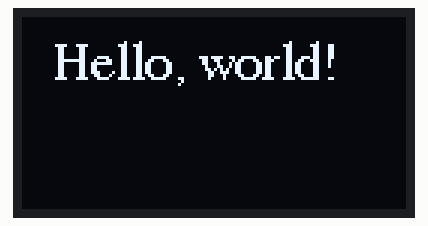
Simulated run of this sketch. Board: Arduino Uno, built with avr-gcc and run on an emulated ATmega328P. Parts: 128×64 one-colour display.

Above: at 2.1 s.
At 7.1 s:
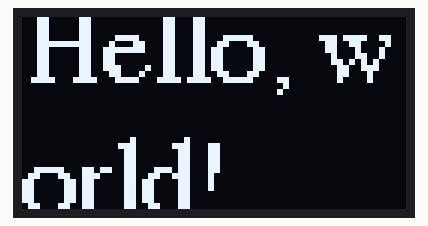
At 17.2 s:
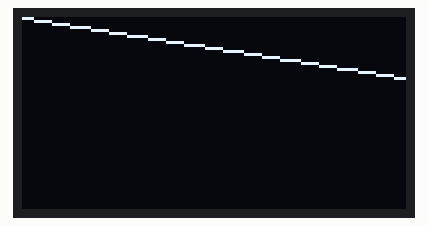
At 22.2 s:
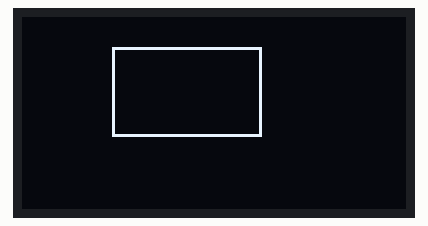
At 27.2 s:
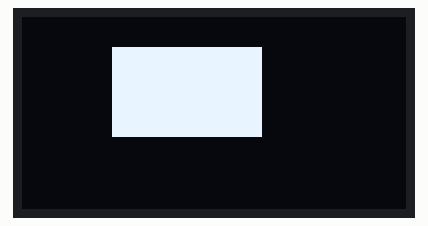
At 37.3 s:
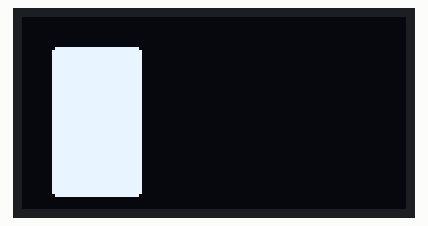

Measured:
- what the display in image 0 shows lasts 5.0 s, from 2.1 s to 7.1 s

The sketch:

1_0.96_Screen.ino
```cpp
/*

  // Usando:
  Lembre-se da biblioteca para incluir,
  Divisao do Amarelo para Azul é na x15 -> x16

  // Configurações
  display.clearDisplay()  // all pixels are off
  display.display()       // call this method for the changes to make effect
  display.invertDisplay(true);

  // Desenhando Formas
  display.drawPixel(x, y, color)  // plot a pixel in the x,y coordinates
  display.drawLine(x1, y1, x2, y2, color) // method to create a line

  display.drawRect(x, y, width, height, color)  // provides an easy way to draw a rectangle
    display.drawRoundRect(10, 10, 30, 50, 2, WHITE);

  display.fillRect(x, y, width, height, color)    // to draw a filled rectangle
    display.fillRoundRect(10, 10, 30, 50, 2, WHITE);

  display.drawCircle(x, y, radius, color) // the (x,y) coordinates indicate the center of the circle
    display.fillCircle(64, 32, 10, WHITE);

  display.drawTriangle(x1, y1, x2, y2, x3, y3, color) // method to build a triangle. This method accepts as arguments the coordinates of each corner and the color.
    display.fillTriangle(x1, y1, x2, y2, x3, y3, color)


  // Textos
  display.setTextSize(n)    // set the font size, supports sizes from 1 to 8
  display.setCursor(x, y)   // set the coordinates to start writing text
  display.print(“message”)  // print the characters at location x,y

  // Coordernadas
  startscrollright(0x00, 0x0F)      // scroll text from left to right
  startscrollleft(0x00, 0x0F)       // scroll text from right to left
  startscrolldiagright(0x00, 0x07)  // scroll text from left bottom corner to right upper corner
  startscrolldiagleft(0x00, 0x07)   // scroll text from right bottom corner to left upper corner

*/


#include <Wire.h>
#include <Adafruit_GFX.h>
#include <Adafruit_SSD1306.h>
#include <Fonts/FreeSerif9pt7b.h>

#define SCREEN_WIDTH 128
#define SCREEN_HEIGHT 64

// Declaration for an SSD1306 display connected to I2C (SDA, SCL pins)
Adafruit_SSD1306 display(SCREEN_WIDTH, SCREEN_HEIGHT, &Wire, -1);

// Declaração de Variáveis
const int timer = 5000;

void setup() {
  Serial.begin(115200);

  if (!display.begin(SSD1306_SWITCHCAPVCC, 0x3C)) {
    Serial.println(F("SSD1306 allocation failed"));
    for (;;)
      ;
  }
}

void loop() {
  delay(2000);  // Pause for 2 seconds

  display.setFont(&FreeSerif9pt7b);  // Set font

  // Clear the buffer
  display.clearDisplay();
  // Tamanho da Fonte
  display.setTextSize(1);
  display.setTextColor(WHITE);
  // Posição
  display.setCursor(10, 20);
  display.println("Hello, world!");
  display.display();
  delay(timer);

  // Clear the buffer
  display.clearDisplay();
  // Tamanho da Fonte
  display.setTextSize(2);
  display.setTextColor(WHITE);
  // Posição
  display.setCursor(1, 20);
  display.println("Hello, world!");
  display.display();
  delay(timer);

  // Clear the buffer
  display.clearDisplay();

  // Draw a single pixel in white
  display.drawPixel(64, 32, WHITE);
  display.display();
  delay(timer);

  // Draw line
  display.clearDisplay();
  display.drawLine(0, 0, 127, 20, WHITE);
  display.display();
  delay(timer);

  // Draw rectangle
  display.clearDisplay();
  display.drawRect(30, 10, 50, 30, WHITE);
  display.display();
  delay(timer);

  // Fill rectangle
  display.fillRect(30, 10, 50, 30, WHITE);
  display.display();
  delay(timer);

  // Draw round rectangle
  display.clearDisplay();
  display.drawRoundRect(10, 10, 30, 50, 2, WHITE);
  display.display();
  delay(timer);

  // Fill round rectangle
  display.clearDisplay();
  display.fillRoundRect(10, 10, 30, 50, 2, WHITE);
  display.display();
  delay(timer);

  // Draw circle
  display.clearDisplay();
  display.drawCircle(64, 32, 10, WHITE);
  display.display();
  delay(timer);

  // Fill circle
  display.fillCircle(64, 32, 10, WHITE);
  display.display();
  delay(timer);

  // Draw triangle
  display.clearDisplay();
  display.drawTriangle(10, 10, 55, 20, 5, 40, WHITE);
  display.display();
  delay(timer);

  // Fill triangle
  display.fillTriangle(10, 10, 55, 20, 5, 40, WHITE);
  display.display();
  delay(timer);

  // Invert and restore display, pausing in-between
  display.invertDisplay(true);
  delay(timer);
  display.invertDisplay(false);
  delay(timer);
}
```
